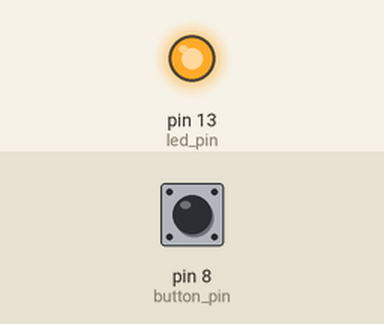
Bench run of a sketch on a simulated Arduino Uno, built with avr-gcc and run on an emulated ATmega328P. Shown: output pins drawn as LEDs (lit = HIGH). The inputs (shaded band) are chosen by the test bench; at power-on: pin 8 (button_pin) HIGH.

Above: at 1.2 s.
1.3 s: pin 8 (button_pin) pulled LOW for 0.15 s
At 2.0 s:
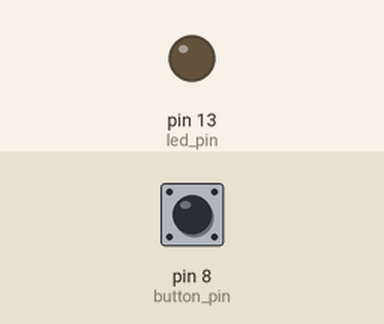
2.9 s: pin 8 (button_pin) pulled LOW for 1 s
At 4.5 s:
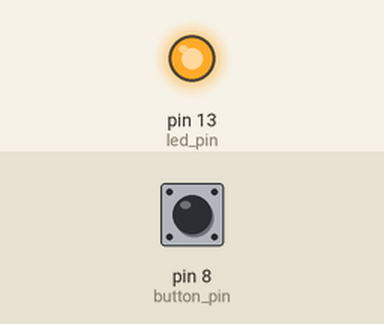
5.4 s: pin 8 (button_pin) pulled LOW for 3.2 s
At 9.3 s:
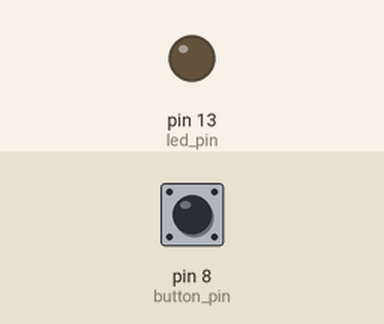
Timing chart, 0 to 10.8 s (numbered marks = the images above; inputs shaded):
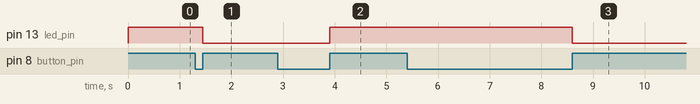

The sketch:

toggle-led-with-button.ino
```cpp
const int button_pin = 8;
const int led_pin = 13;

bool led_status = LOW;
bool button_status = LOW;
bool prev_button_status = LOW;

void setup() {
  pinMode(led_pin, OUTPUT);
  pinMode(button_pin, INPUT_PULLUP);                        // Set the internal pull up resistor, unpressed button is HIGH
}

void loop() {
  button_status = digitalRead(button_pin);                  // Get the current state of the button
  if (button_status == HIGH && prev_button_status == LOW) { // Has the button gone high since we last read it?
    led_status = !led_status;
    digitalWrite(led_pin, led_status);
  }
  prev_button_status = button_status;                       // Store the button's state
}
```

Measured:
- after the input at 1.3 s, pin 13 (led_pin): HIGH → LOW after 0.15 s
- after the input at 2.9 s, pin 13 (led_pin): LOW → HIGH after 1.0 s
- after the input at 5.4 s, pin 13 (led_pin): HIGH → LOW after 3.2 s
